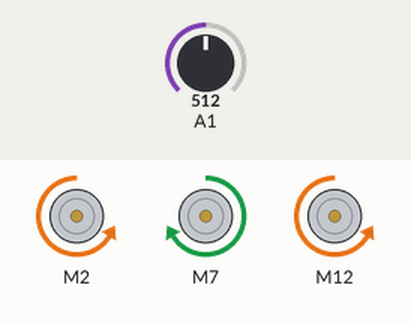
This sketch was run on a simulated Arduino Uno, built with avr-gcc and run on an emulated ATmega328P. Shown: 3 × DC motor (green arrow = forward, orange = backward, longer = faster). Inputs (shaded band) come from the test bench; at power-on: A1 = 512.

Above: at 0.1 s.
At 2.3 s:
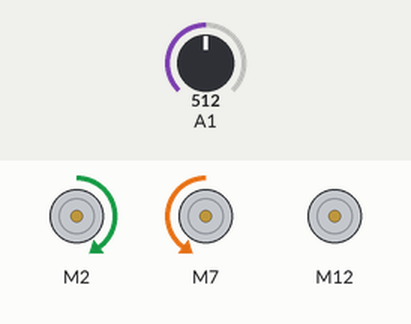
At 4.4 s:
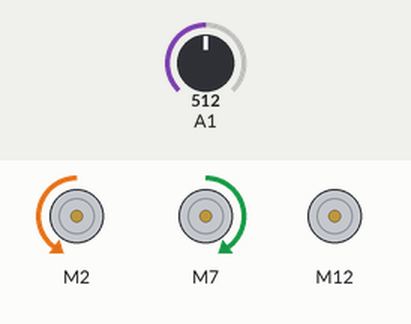
At 5.4 s:
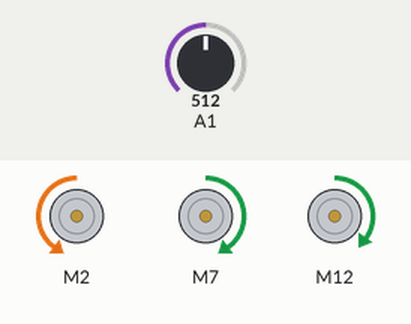
At 6.6 s:
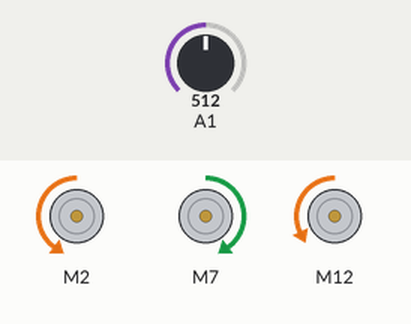
At 12.9 s:
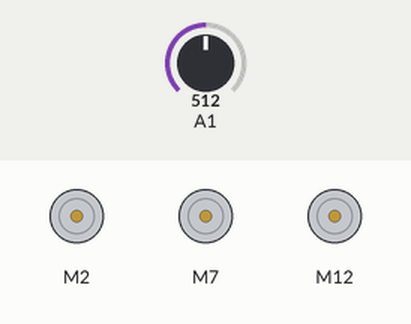
Timing chart, 0 to 14.4 s (numbered marks = the images above):
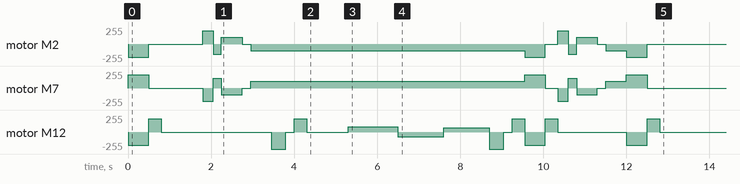

The sketch:

SuperRux.ino
```cpp
/******************************************************************************
TestRun.ino
TB6612FNG H-Bridge Motor Driver Example code
Michelle @ SparkFun Electronics
8/20/16
https://github.com/sparkfun/SparkFun_TB6612FNG_Arduino_Library

Uses 2 motors to show examples of the functions in the library.  This causes
a robot to do a little 'jig'.  Each movement has an equal and opposite movement
so assuming your motors are balanced the bot should end up at the same place it
started.

Resources:
TB6612 SparkFun Library

Development environment specifics:
Developed on Arduino 1.6.4
Developed with ROB-9457
******************************************************************************/

// This is the library for the TB6612 that contains the class Motor and all the
// functions
#include <SparkFun_TB6612.h>

// Pins for all inputs, keep in mind the PWM defines must be on PWM pins
// the default pins listed are the ones used on the Redbot (ROB-12097) with
// the exception of STBY which the Redbot controls with a physical switch
#define AIN1 2
#define BIN1 7
#define AIN2 4
#define BIN2 8
#define PWMA 5
#define PWMB 6
#define STBY 9

#define CIN1 12
#define CIN2 10
#define PWMC 11
#define STBYC 3

// these constants are used to allow you to make your motor configuration
// line up with function names like forward.  Value can be 1 or -1
const int offsetA = 1;
const int offsetB = 1;
const int offsetC = 1;

// Initializing motors.  The library will allow you to initialize as many
// motors as you have memory for.  If you are using functions like forward
// that take 2 motors as arguements you can either write new functions or
// call the function more than once.
Motor upperMouth = Motor(AIN1, AIN2, PWMA, offsetA, STBY);
Motor lowerMouth = Motor(BIN1, BIN2, PWMB, offsetB, STBY);
Motor eyes       = Motor(CIN1, CIN2, PWMC, offsetC, STBYC);

//declare constants for timer
long previousMillis = 0;
long interval = 15000; // timer is set to 15 second intervals

void setup()
{
  Serial.begin(9600);
 //lowerMouth.drive(100);
 //close mouth to set netural position
   neutral();
   delay(1000);

  testTalk();
  eyeBlink();
  delay(1000);
  testEyes();
  eyeBlink();
  neutral();
  testTalk();
  neutral();

}


void loop(){
  //Set timer for eyeblinks (every 1llis > interval){
    //previousMillis = curr5 seconds)
  //unsigned long currentMillis = millis();
  //if(currentMillis - previousMientMillis;
  //eyeBlink();
  //}

  int sensorValue = analogRead(A1);
  //Serial.println(sensorValue);
  //delay(100);
 }

void testTalk(){
    //Open wide
  openMouth(200);
  delay(250);

  stopMouth();


  //close a little
  closeMouth(150);
  delay(200);
  //stopMouth();

  //Open a little
  openMouth(100);
  delay(500);

  stopMouth();
  delay(200); //stay open

//close a little
  closeMouth(100);
  delay(500);

  //neutral();
}

void testEyes(){
  //lookup
  eyesUp(80);
  delay(1200);

  eyesDown(70);
  delay(1100);

  eyesUp(63);
  delay(1100);

  stopEyes();
}

void neutral(){
  upperMouth.drive(-200);
  lowerMouth.drive(200);
  eyes.drive(-200);
  delay(500);
  upperMouth.brake();
  lowerMouth.brake();

  eyes.drive(200);
  delay(300);
  eyes.brake();
}

void closeMouth(int speed){
  upperMouth.drive(-speed);
  lowerMouth.drive(speed);
}

void openMouth(int speed){
  upperMouth.drive(speed);
  lowerMouth.drive(-speed);
}

void eyeBlink(){
  eyesDown(255);
  delay(350);
  stopEyes();

  delay(200); //close them for a bit

  eyesUp(200);
  delay(300);
  stopEyes();

 // delay(1200); //interval between blinks

}

void eyesUp(int speed){
  eyes.drive(speed);
}

void eyesDown(int speed){
  eyes.drive(-speed);
}

void stopMouth(){
  upperMouth.brake();
  lowerMouth.brake();
}

void stopEyes(){
  eyes.brake();
}
```

Measured:
- by itself, motor M12: stopped → backward 200/255 at 0.00 s, → forward 200/255 0.50 s later, → stopped 0.30 s later, → backward 255/255 2.7 s later, … (19 changes in this stretch)
